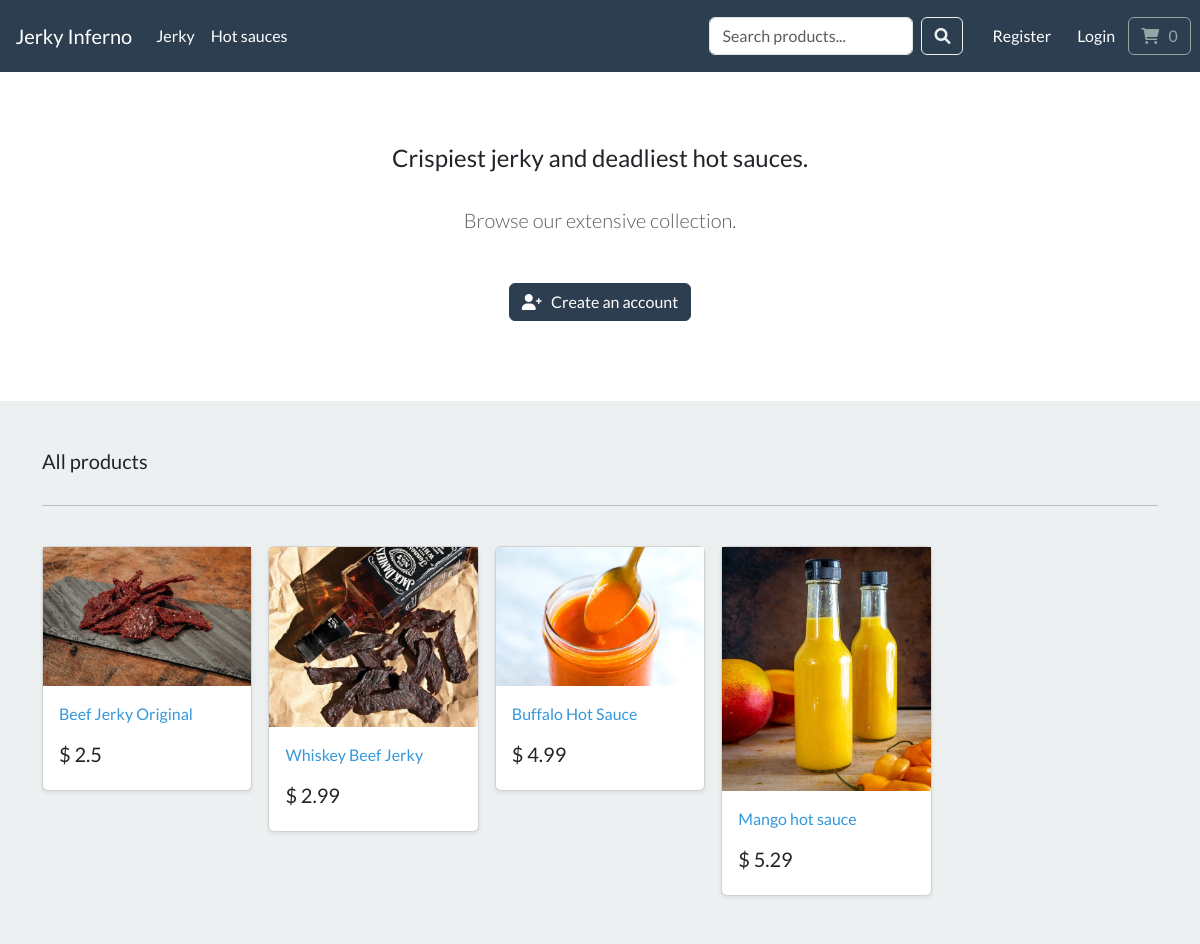
The app's page /, older data.
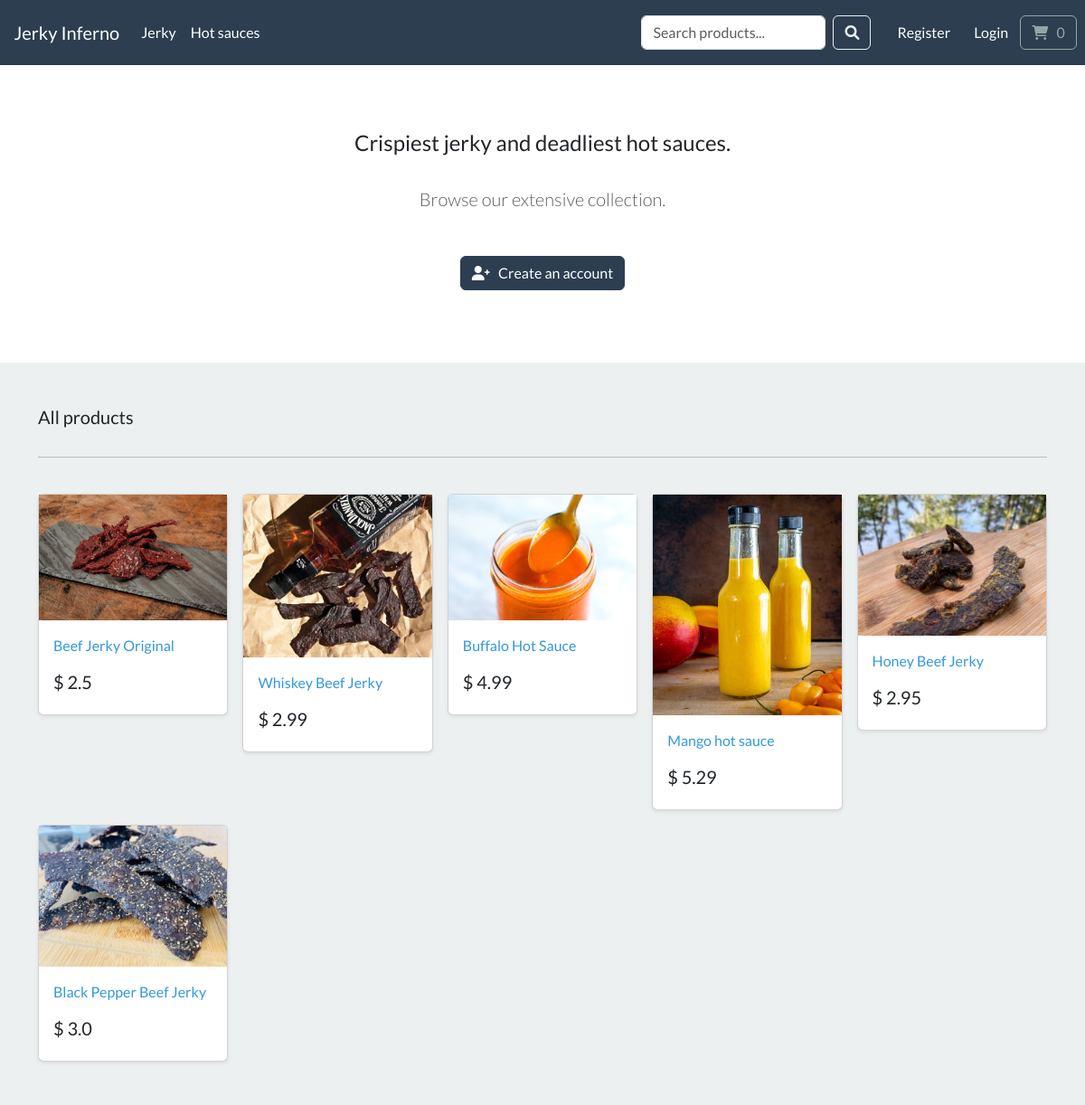
The same page, newer data.
### store/models.py (models this page shows, shortened)
class Category(models.Model):
    name = models.CharField(max_length=255, db_index=True)
    slug = models.SlugField(max_length=255, unique=True)
    parent = models.ForeignKey(
        'self',  # Odkaz na stejný model
        on_delete=models.CASCADE,
        blank=True,
        null=True,
        related_name='subcategories'  # Umožní snadný přístup k podkategoriím
    )
    class Meta:
        verbose_name_plural = "Categories"  # Definuje množné číslo pro model
    def get_absolute_url(self):
        return reverse("list-category", args=[self.slug])

class Product(models.Model):
    category = models.ForeignKey(Category, related_name='product', on_delete=models.CASCADE, null=True)
    name = models.CharField(max_length=255)
    description = models.TextField(blank=True) #for optional information
    slug = models.SlugField(max_length=255)
    price = models.FloatField()
    stock = models.IntegerField()
    image = models.ImageField(upload_to="images/", blank=True)
    class Meta:
        verbose_name_plural = "Products"  # defining the plural model name
    def get_absolute_url(self):
        return reverse("product-info", args=[self.slug])

### store/views.py (the view)
# urls.py: path('', include('store.urls')),
def store(request):
    query = request.GET.get('q')
    all_products = Product.objects.all()
    main_categories = Category.objects.filter(parent__isnull=True).prefetch_related('subcategories')
    if query:
        all_products = all_products.filter(
            Q(name__icontains=query) |
            Q(description__icontains=query)
        )
    context = {
        'my_products': all_products,
        'main_categories': main_categories,
        'query': query  # Přidáme dotaz do kontextu pro případné zobrazení na stránce
    }
    return render(request, 'store/store.html', context)

### cart/cart.py (called while the page is built)
    def __len__(self):
        return sum(item['qty'] for item in self.cart.values())

### cart/context_processors.py (called while the page is built)
def cart(request):
    return {'cart': Cart(request)}

### store/views.py (called while the page is built)
def categories(request):
    main_categories = Category.objects.filter(parent__isnull=True).prefetch_related('subcategories')
    return {'main_categories': main_categories}

### store/templates/store/store.html
{% extends "./base.html" %}
{% load static %}
{% block content %}
    <section class="py-4 text-center container">
        <div class="row py-lg-5">
            <div class="col-lg-6 col-md-8 mx-auto">
                <h4> Crispiest jerky and deadliest hot sauces. </h4>
                <br>
                <p class="lead text-muted">
                Browse our extensive collection.
                </p>
                <br>
                <a href="{% url 'register' %}" class="btn btn-primary my-2"> <i class="fa-solid fa-user-plus"></i> &nbsp; Create an account </a>
            </div>
        </div>
    </section>
    <div class="album py-5 bg-light">
        <div class="container">
          <div class="pb-3 h5"> All products </div>
          <hr>
          <br>
          <div class="row row-cols-1 row-cols-sm-2 row-cols-md-5 g-3">
              {% for product in my_products %}
                <div class="col">
                  <div class="card shadow-sm">
                    <img class="img-fluid" alt="Responsive image" src="{{ product.image.url }}">
                    <div class="card-body">
                      <p class="card-text">
                        <a class="text-info text-decoration-none" href="{{ product.get_absolute_url }}">{{ product.name | capfirst }}</a>
                      </p>
                      <div class="d-flex justify-content-between align-items-center">
                        <h5> $ {{ product.price }}</h5>
                      </div>
                    </div>
                  </div>
                </div>
                  {% endfor %}
          </div>
        </div>
      </div>
{% endblock %}

### store/templates/store/base.html (shortened to what this page needs)
{% load static %}
<!DOCTYPE html>
<html>
<head>
    <link rel="stylesheet" href="https://bootswatch.com/5/flatly/bootstrap.min.css">
    <link href="https://cdnjs.cloudflare.com/ajax/libs/font-awesome/6.0.0/css/all.min.css" rel="stylesheet">
    <link rel="stylesheet" href="{% static 'css/style.css' %}">
</head>
<nav class="navbar navbar-expand-lg bg-primary justify-content-center">
    <a class="navbar-brand main-heading text-white" href="{% url 'store' %}">
        &nbsp; &nbsp; Jerky Inferno
    </a>
    <div class="collapse navbar-collapse" id="navbarNav">
        <ul class="navbar-nav me-auto">
            {% for category in main_categories %}
            <li class="nav-item dropdown category">
                <a class="nav-link text-white main-category" href="{{ category.get_absolute_url }}" id="navbarDropdown{{ category.id }}">
                    {{ category.name }}
                </a>
            </li>
            {% endfor %}
        </ul>
        <form class="d-flex ms-auto me-3" method="GET" action="{% url 'store' %}">
            <input class="form-control me-2" type="search" placeholder="Search products..." aria-label="Search" name="q">
            <button class="btn btn-outline-light" type="submit">
                <i class="fas fa-search"></i>
            </button>
        </form>
        <ul class="navbar-nav">
            {% if user.is_authenticated %}
            <li class="nav-item">
                <a class="btn btn-alert navbar-btn text-white" type="button" href="{% url 'dashboard' %}">
                    <i class="fa-solid fa-house"></i> &nbsp; Dashboard
                </a>
            </li>
            {% else %}
            <li class="nav-item">
                <a class="btn btn-alert navbar-btn text-white" type="button" href="{% url 'register' %}">
                    Register
                </a>
            </li>
            {% endif %}
            {% if user.is_authenticated %}
            <li class="nav-item">
                <a class="btn btn-alert navbar-btn text-white" type="button" href="{% url 'user-logout' %}">
                    <i class="fa-solid fa-right-from-bracket"></i> &nbsp; Logout
                </a>
            </li>
            {% else %}
            <li class="nav-item">
                <a class="btn btn-alert navbar-btn text-white" type="button" href="{% url 'my-login' %}">
                    Login
                </a>
            </li>
            {% endif %}
        </ul>
        <ul class="navbar-nav cart-margin">
            <li class="nav-item">
                <a type="button" role="button" href="{% url 'cart-summary' %}" class="btn btn-outline-secondary">
                    <i class="fa fa-shopping-cart" aria-hidden="true"> </i>
                    <div id="cart-qty" class="d-inline-flex">
                        {% with qty_amount=cart|length %}
                            {% if qty_amount > 0 %}
                                {{ qty_amount }}
                            {% else %}
                                0
                            {% endif %}
                        {% endwith %}
                    </div>
                </a>&nbsp; &nbsp;
            </li>
        </ul>
    </div>
</nav>
<body>
    {% block content %}
    {% endblock %}
</body>
</html>

Row changes from the older to the newer data that the page shows:
added Product: image (picture), name "Honey Beef Jerky", price "2.95"
added Product: image (picture), name "Black Pepper Beef Jerky", price "3.0"
